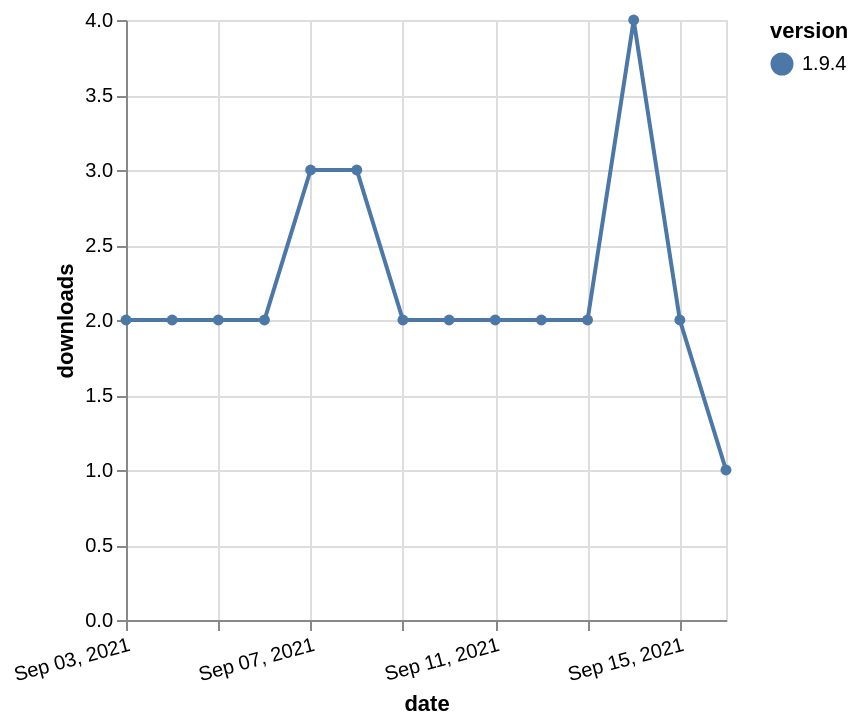

Write the Vega-Lite specification saved for this chart.
### Vega-Lite specification from a JSON file in a GitHub repository (floating-point values rounded to 4 significant figures)
{"$schema": "https://vega.github.io/schema/vega-lite/v5.json", "description": "A simple bar chart with embedded data.", "data": {"values": [{"date": "2021-09-03", "total": 6749, "delta": 2, "version": "1.9.4"}, {"date": "2021-09-04", "total": 6751, "delta": 2, "version": "1.9.4"}, {"date": "2021-09-05", "total": 6753, "delta": 2, "version": "1.9.4"}, {"date": "2021-09-06", "total": 6755, "delta": 2, "version": "1.9.4"}, {"date": "2021-09-07", "total": 6758, "delta": 3, "version": "1.9.4"}, {"date": "2021-09-08", "total": 6761, "delta": 3, "version": "1.9.4"}, {"date": "2021-09-09", "total": 6763, "delta": 2, "version": "1.9.4"}, {"date": "2021-09-10", "total": 6765, "delta": 2, "version": "1.9.4"}, {"date": "2021-09-11", "total": 6767, "delta": 2, "version": "1.9.4"}, {"date": "2021-09-12", "total": 6769, "delta": 2, "version": "1.9.4"}, {"date": "2021-09-13", "total": 6771, "delta": 2, "version": "1.9.4"}, {"date": "2021-09-14", "total": 6775, "delta": 4, "version": "1.9.4"}, {"date": "2021-09-15", "total": 6777, "delta": 2, "version": "1.9.4"}, {"date": "2021-09-16", "total": 6778, "delta": 1, "version": "1.9.4"}]}, "width": "container", "mark": {"type": "line", "point": {"filled": true}}, "encoding": {"x": {"field": "date", "type": "temporal", "timeUnit": "yearmonthdate", "title": "date", "axis": {"labelAngle": -15}}, "y": {"field": "delta", "type": "quantitative", "title": "downloads"}, "color": {"field": "version", "type": "nominal"}, "tooltip": {"field": "delta"}}}
